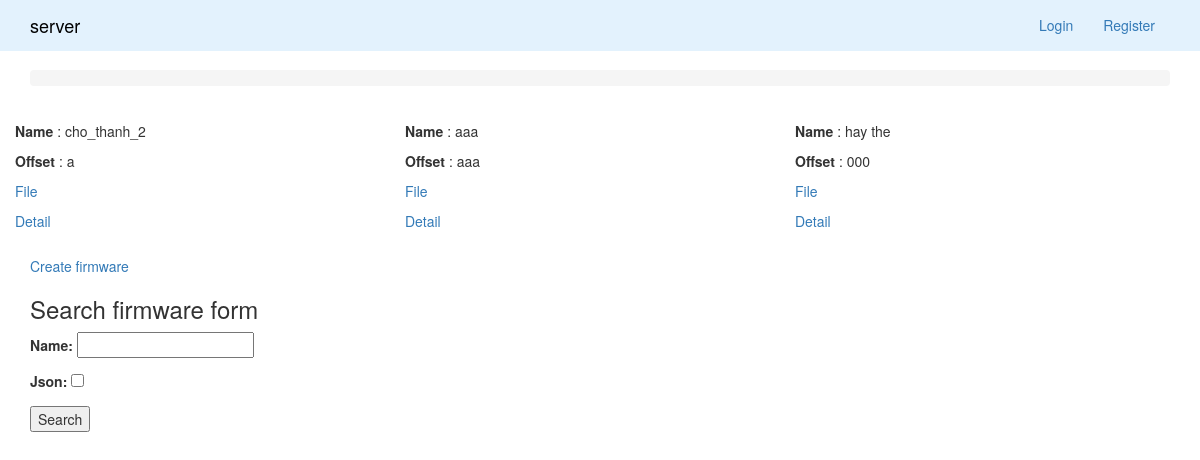
Screenshot of /firmware with the database file from the repository.
### firmware/models/Firmware.py (models this page shows)
class Firmware(models.Model):
    name = models.CharField(max_length=300)
    file = models.FileField(upload_to='')
    offset = models.CharField(max_length=8)
    class Meta:
        ordering = ['-id']

### firmware/views/FirmwareView.py (the view, shortened to what this page needs)
# urls.py: url(r'^firmware$', FirmwareView.as_view(), name='firmware'),
@method_decorator([csrf_exempt], name='dispatch')
class FirmwareView(View):
    template_name = 'firmware/firmware.html'
    def get_firmwares(self):
        objects = Firmware.objects.all()
        return objects
    def get(self, request):
        firmwares = self.get_firmwares()
        context = {
            'firmwares': firmwares,
            'search_firmware_form': FirmwareSearchForm()
        }
        return TemplateResponse(request, self.template_name, context)

### firmware/forms/FirmwareSearchForm.py
class FirmwareSearchForm(forms.Form):
    name = forms.CharField()
    json = forms.BooleanField(required=False)

### firmware/context_processors.py (called while the page is built)
def is_moderator(request):
    return request.user.groups.filter(name='moderator').exists()

def user(request):
    return {
        'user': request.user,
        'moderator': is_moderator(request)
    }

### templates/firmware/firmware.html (shortened to what this page needs)
{% extends 'includes/layout.html' %}
{% load static %}
{% load humanize %}
{% load mathfilters %}
{% block content %}
    <div class="row">
        {% for firmware in firmwares %}
            <div class='col-lg-4' style='margin: 15px 0'>
                <div class="row">
                    <p> <strong> Name </strong>: {{firmware.name}} </p>
                    <p> <strong> Offset </strong>: {{firmware.offset}} </p>
                    <p> <a href='/media/{{ firmware.file }}' /> File </a> </p>
                    <p> <a href='{% url 'firmware:firmware-detail' firmware.id %}'> Detail </a> </p>
                </div>
            </div>
        {% endfor %}
    </div>
    {% if not create_firmware_form %}
        <a href="{% url 'firmware:create-firmware' %}" class='button'>Create firmware</a>
    {% endif %}
    {% if search_firmware_form %}
        <h3> Search firmware form </h3>
        <form method='post'>{% csrf_token %}
            {{ search_firmware_form.as_p }}
            <button type='submit'> Search </button>
        </form>
    {% endif %}
{% endblock %}

### static/css/shop-homepage.css (style rules this page uses)
body { padding-top: 70px; }

### rows the page displays
Firmware: name "cho_thanh_2", offset "a"
Firmware: name "aaa", offset "aaa"
Firmware: name "hay the", offset "000"
